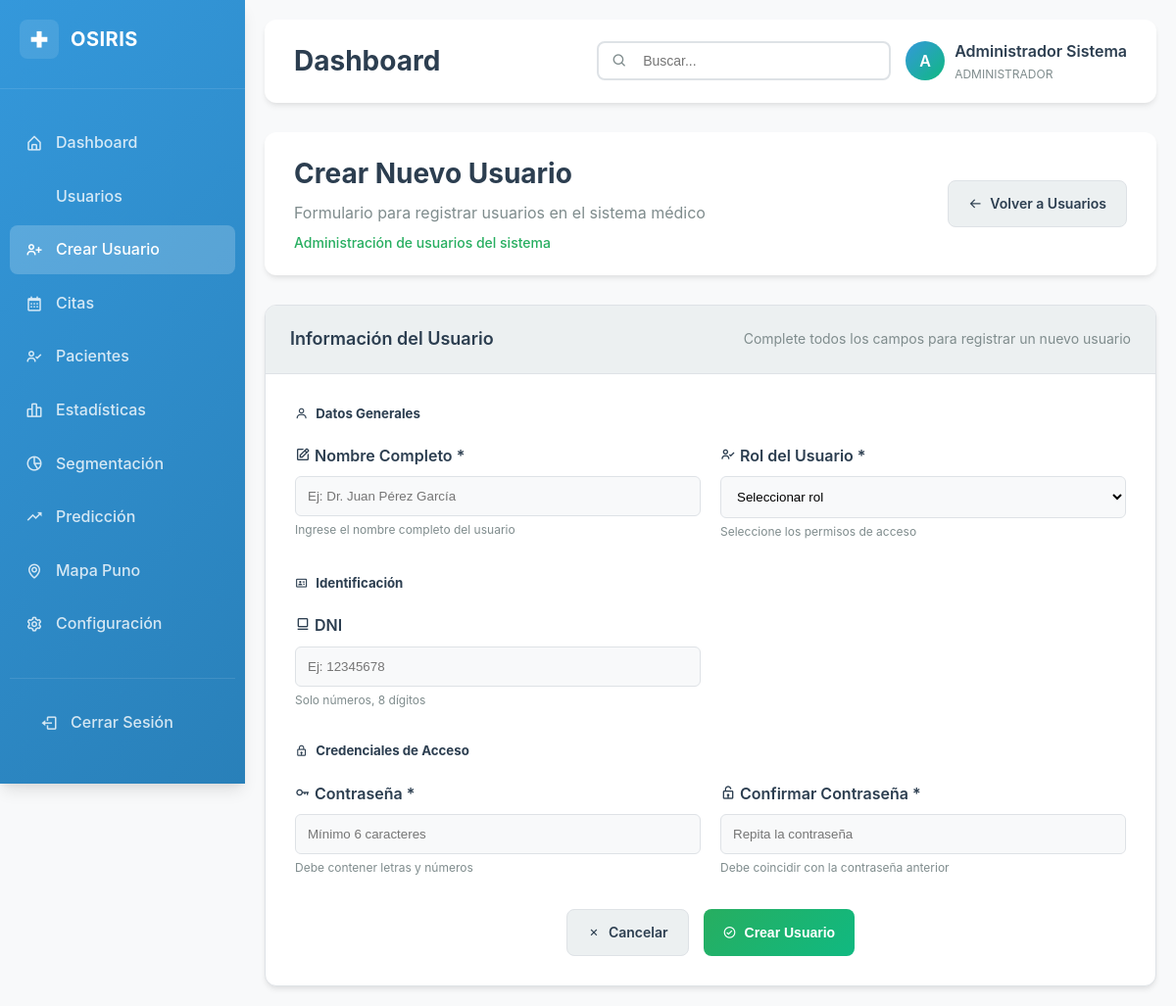
Screenshot of /reportes/usuarios/crear-directo (signed in) with the database file from the repository.
### modelos.py (models this page shows, shortened)
class Usuario(UserMixin, db.Model):
    __tablename__ = 'usuarios'
    id = Column(Integer, primary_key=True)
    nombre = Column(String(100), nullable=False)
    dni = Column(String(20), unique=True, nullable=True)
    codigo_matricula = Column(String(6), unique=True, nullable=True)
    rol = Column(SQLEnum(RolUsuario), nullable=False)
    password_hash = Column(String(256), nullable=False)
    fecha_creacion = Column(DateTime, default=datetime.utcnow)
    activo = Column(db.Boolean, default=True)
    paciente = relationship("Paciente", back_populates="usuario", uselist=False)
    citas_profesional = relationship("Cita", foreign_keys="Cita.profesional_id", back_populates="profesional")
    def es_administrador(self):
        return self.rol == RolUsuario.ADMINISTRADOR

### rutas.py (the view, shortened to what this page needs)
    @reportes_bp.route('/usuarios/crear-directo', methods=['GET', 'POST'])
    @requiere_administrador
    def crear_usuario_directo():
        return render_template('reportes/crear_usuario_directo.html')

### templates/reportes/crear_usuario_directo.html (shortened to what this page needs)
{% extends "admin_base.html" %}
{% block content %}
<div class="admin-header">
    <div>
        <h1 class="admin-header-title">Crear Nuevo Usuario</h1>
        <p class="admin-header-subtitle">Formulario para registrar usuarios en el sistema médico</p>
        <small class="admin-status">Administración de usuarios del sistema</small>
    </div>
    <div class="admin-header-actions">
        <a href="{{ url_for('reportes.gestion_usuarios') }}" class="admin-btn admin-btn-secondary">
            <i class='bx bx-arrow-back'></i>
            Volver a Usuarios
        </a>
    </div>
</div>
<div class="admin-table-container">
    <div class="admin-table-header">
        <div class="admin-table-title">Información del Usuario</div>
        <div style="color: var(--admin-text-secondary); font-size: 14px;">
            Complete todos los campos para registrar un nuevo usuario
        </div>
    </div>
    <div style="padding: 30px;">
        <form method="POST" autocomplete="off">
            <div style="margin-bottom: 30px;">
                <h5 style="color: var(--admin-text-primary); margin-bottom: 20px; display: flex; align-items: center; gap: 8px;">
                    <i class='bx bx-user'></i> Datos Generales
                </h5>
                <div style="display: grid; grid-template-columns: 1fr 1fr; gap: 20px;">
                    <div>
                        <label style="display: block; margin-bottom: 8px; font-weight: 600; color: var(--admin-text-primary);">
                            <i class='bx bx-edit'></i> Nombre Completo *
                        </label>
                        <input type="text" name="nombre" required
                               style="width: 100%; padding: 12px; border: 1px solid var(--admin-border); border-radius: 6px; background: var(--admin-bg);"
                               placeholder="Ej: Dr. Juan Pérez García">
                        <small style="color: var(--admin-text-secondary); font-size: 12px;">Ingrese el nombre completo del usuario</small>
                    </div>
                    <div>
                        <label style="display: block; margin-bottom: 8px; font-weight: 600; color: var(--admin-text-primary);">
                            <i class='bx bx-user-check'></i> Rol del Usuario *
                        </label>
                        <select name="rol" required id="rolSelect" onchange="toggleFields()"
                                style="width: 100%; padding: 12px; border: 1px solid var(--admin-border); border-radius: 6px; background: var(--admin-bg);">
                            <option value="">Seleccionar rol</option>
                        </select>
                        <small style="color: var(--admin-text-secondary); font-size: 12px;">Seleccione los permisos de acceso</small>
                    </div>
                </div>
            </div>
            <div style="margin-bottom: 30px;">
                <h5 style="color: var(--admin-text-primary); margin-bottom: 20px; display: flex; align-items: center; gap: 8px;">
                    <i class='bx bx-id-card'></i> Identificación
                </h5>
                <div style="display: grid; grid-template-columns: 1fr 1fr; gap: 20px;">
                    <div id="dniField">
                        <label style="display: block; margin-bottom: 8px; font-weight: 600; color: var(--admin-text-primary);">
                            <i class='bx bx-card'></i> DNI
                        </label>
                        <input type="text" name="dni" maxlength="8" pattern="[0-9]{8}"
                               style="width: 100%; padding: 12px; border: 1px solid var(--admin-border); border-radius: 6px; background: var(--admin-bg);"
                               placeholder="Ej: 12345678">
                        <small style="color: var(--admin-text-secondary); font-size: 12px;">Solo números, 8 dígitos</small>
                    </div>
                </div>
            </div>
            <div style="margin-bottom: 30px;">
                <h5 style="color: var(--admin-text-primary); margin-bottom: 20px; display: flex; align-items: center; gap: 8px;">
                    <i class='bx bx-lock'></i> Credenciales de Acceso
                </h5>
                <div style="display: grid; grid-template-columns: 1fr 1fr; gap: 20px;">
                    <div>
                        <label style="display: block; margin-bottom: 8px; font-weight: 600; color: var(--admin-text-primary);">
                            <i class='bx bx-key'></i> Contraseña *
                        </label>
                        <input type="password" name="password" required id="password"
                               style="width: 100%; padding: 12px; border: 1px solid var(--admin-border); border-radius: 6px; background: var(--admin-bg);"
                               placeholder="Mínimo 6 caracteres">
                        <small style="color: var(--admin-text-secondary); font-size: 12px;">Debe contener letras y números</small>
                    </div>
                    <div>
                        <label style="display: block; margin-bottom: 8px; font-weight: 600; color: var(--admin-text-primary);">
                            <i class='bx bx-lock-open'></i> Confirmar Contraseña *
                        </label>
                        <input type="password" name="confirm_password" required id="confirmPassword"
                               style="width: 100%; padding: 12px; border: 1px solid var(--admin-border); border-radius: 6px; background: var(--admin-bg);"
                               placeholder="Repita la contraseña">
                        <small style="color: var(--admin-text-secondary); font-size: 12px;">Debe coincidir con la contraseña anterior</small>
                    </div>
                </div>
            </div>
            <div style="display: flex; justify-content: center; gap: 15px; margin-top: 30px;">
                <a href="{{ url_for('reportes.gestion_usuarios') }}" class="admin-btn admin-btn-secondary">
                    <i class='bx bx-x'></i> Cancelar
                </a>
                <button type="submit" class="admin-btn admin-btn-success">
                    <i class='bx bx-check-circle'></i> Crear Usuario
                </button>
            </div>
        </form>
    </div>
</div>
{% endblock %}

### templates/admin_base.html (shortened to what this page needs)
<!DOCTYPE html>
<html lang="es">
<head>
    <link href='https://unpkg.com/boxicons@2.1.4/css/boxicons.min.css' rel='stylesheet'>
    <link rel="stylesheet" href="{{ url_for('static', filename='css/admin-dashboard.css') }}">
</head>
<body>
    <div class="admin-container">
        <aside class="admin-sidebar" id="adminSidebar">
            <div class="admin-logo">
                <div class="admin-logo-icon">
                    <i class='bx bx-plus-medical'></i>
                </div>
                <div class="admin-logo-text">OSIRIS</div>
            </div>
            <nav class="admin-nav">
                <ul>
                    <li class="admin-nav-item">
                        <a href="{{ url_for('reportes.dashboard_admin') }}" class="admin-nav-link {% if request.endpoint == 'reportes.dashboard_admin' %}active{% endif %}">
                            <i class='bx bx-home-alt admin-nav-icon'></i>
                            Dashboard
                        </a>
                    </li>
                    <li class="admin-nav-item">
                        <a href="{{ url_for('reportes.gestion_usuarios') }}" class="admin-nav-link {% if request.endpoint == 'reportes.gestion_usuarios' %}active{% endif %}">
                            Usuarios
                        </a>
                    </li>
                    <li class="admin-nav-item">
                        <a href="{{ url_for('reportes.crear_usuario_directo') }}" class="admin-nav-link {% if request.endpoint == 'reportes.crear_usuario_directo' %}active{% endif %}">
                            <i class='bx bx-user-plus admin-nav-icon'></i>
                            Crear Usuario
                        </a>
                    </li>
                    <li class="admin-nav-item">
                        <a href="{{ url_for('citas.lista') }}" class="admin-nav-link {% if request.endpoint == 'citas.lista' %}active{% endif %}">
                            <i class='bx bx-calendar admin-nav-icon'></i>
                            Citas
                        </a>
                    </li>
                    <li class="admin-nav-item">
                        <a href="{{ url_for('pacientes.lista') }}" class="admin-nav-link {% if request.endpoint == 'pacientes.lista' %}active{% endif %}">
                            <i class='bx bx-user-check admin-nav-icon'></i>
                            Pacientes
                        </a>
                    </li>
                    <li class="admin-nav-item">
                        <a href="{{ url_for('reportes.estadisticas_detalladas') }}" class="admin-nav-link {% if request.endpoint == 'reportes.estadisticas_detalladas' %}active{% endif %}">
                            <i class='bx bx-bar-chart-alt-2 admin-nav-icon'></i>
                            Estadísticas
                        </a>
                    </li>
                    <li class="admin-nav-item">
                        <a href="{{ url_for('reportes.analisis_segmentacion') }}" class="admin-nav-link {% if request.endpoint == 'reportes.analisis_segmentacion' %}active{% endif %}">
                            <i class='bx bx-pie-chart-alt-2 admin-nav-icon'></i>
                            Segmentación
                        </a>
                    </li>
                    <li class="admin-nav-item">
                        <a href="{{ url_for('reportes.analisis_prediccion') }}" class="admin-nav-link {% if request.endpoint == 'reportes.analisis_prediccion' %}active{% endif %}">
                            <i class='bx bx-trending-up admin-nav-icon'></i>
                            Predicción
                        </a>
                    </li>
                    <li class="admin-nav-item">
                        <a href="{{ url_for('reportes.mapa_procedencia') }}" class="admin-nav-link {% if request.endpoint == 'reportes.mapa_procedencia' %}active{% endif %}">
                            <i class='bx bx-map admin-nav-icon'></i>
                            Mapa Puno
                        </a>
                    </li>
                    <li class="admin-nav-item">
                        <a href="{{ url_for('reportes.configuracion_sistema') }}" class="admin-nav-link {% if request.endpoint == 'reportes.configuracion_sistema' %}active{% endif %}">
                            <i class='bx bx-cog admin-nav-icon'></i>
                            Configuración
                        </a>
                    </li>
                </ul>
                <div style="margin-top: 30px; padding: 0 15px; border-top: 1px solid rgba(255,255,255,0.1); padding-top: 20px;">
                    <a href="{{ url_for('auth.logout') }}" class="admin-nav-link">
                        <i class='bx bx-log-out admin-nav-icon'></i>
                        Cerrar Sesión
                    </a>
                </div>
            </nav>
        </aside>
        <main class="admin-main">
            <header class="admin-header">
                <h1 class="admin-header-title">{% block page_title %}Dashboard{% endblock %}</h1>
                <div class="admin-header-actions">
                    <div class="admin-search">
                        <i class='bx bx-search admin-search-icon'></i>
                        <input type="text" class="admin-search-input" placeholder="Buscar...">
                    </div>
                    <div class="admin-user-info">
                        <div class="admin-user-avatar">
                            {{ current_user.nombre[0].upper() if current_user.nombre else 'A' }}
                        </div>
                        <div>
                            <div style="font-weight: 600; color: var(--admin-text-primary);">
                                {{ current_user.nombre or 'Administrador' }}
                            </div>
                            <div style="font-size: 12px; color: var(--admin-text-secondary);">
                                {{ current_user.rol.value if current_user.rol else 'ADMINISTRADOR' }}
                            </div>
                        </div>
                    </div>
                </div>
            </header>
            {% block content %}{% endblock %}
        </main>
    </div>
</body>
</html>

### rows the page displays
Usuario: nombre "A", nombre "Administrador Sistema", rol "ADMINISTRADOR"
